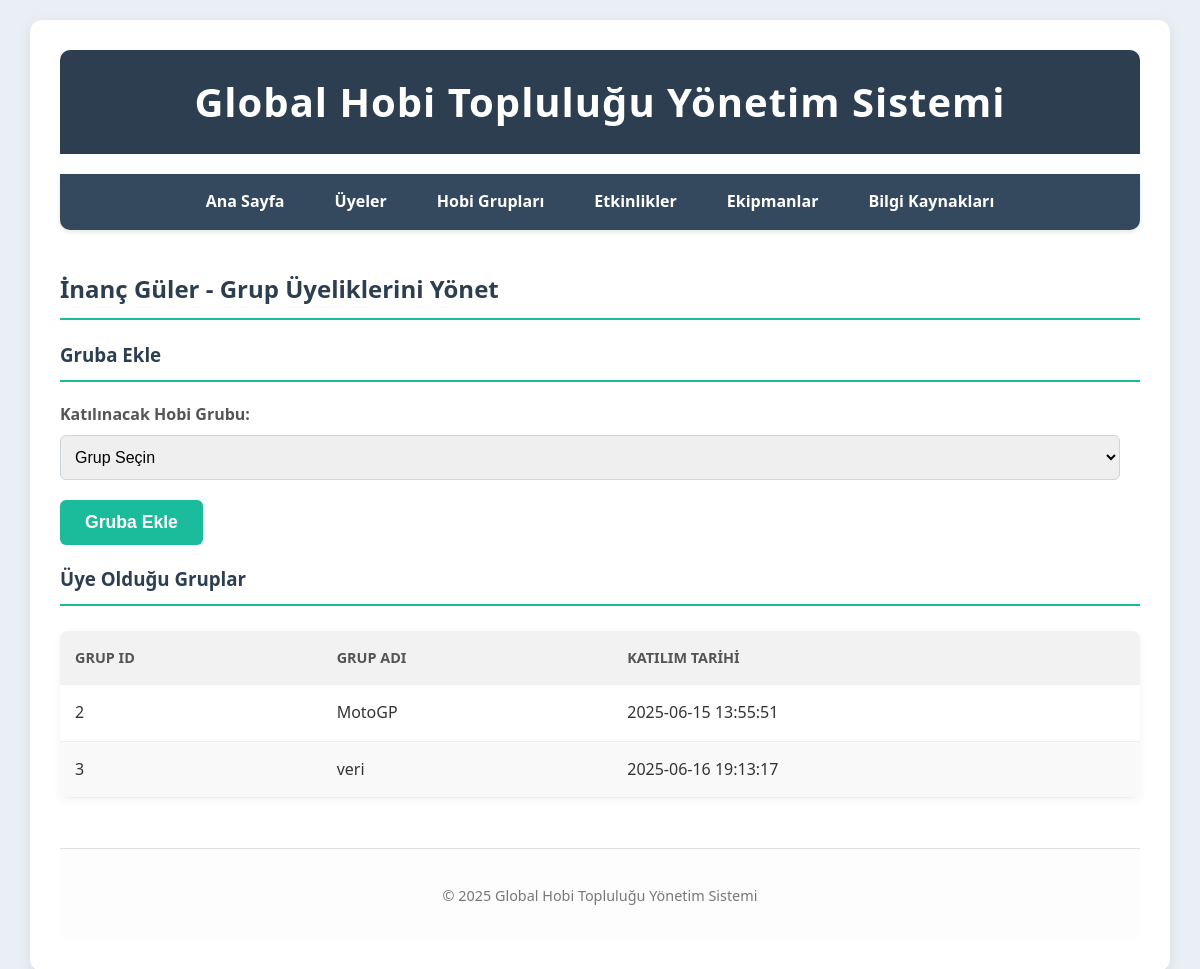
The app's page /uye_grup_yonet.php?uye_id=2 with its own data.
### tables this page shows
CREATE TABLE `uyeler` (
  `uye_id` int(11) NOT NULL,
  `ad` varchar(50) NOT NULL,
  `soyad` varchar(50) NOT NULL,
  `kullanici_adi` varchar(50) NOT NULL,
  `eposta` varchar(100) NOT NULL,
  `sifre_hash` varchar(255) NOT NULL,
  `kayit_tarihi` timestamp NOT NULL DEFAULT current_timestamp(),
  `ulke` varchar(50) DEFAULT NULL,
  `profil_fotografi_url` varchar(255) DEFAULT NULL
);

CREATE TABLE `uyegrup` (
  `uye_id` int(11) NOT NULL,
  `grup_id` int(11) NOT NULL,
  `katilma_tarihi` timestamp NOT NULL DEFAULT current_timestamp()
);

CREATE TABLE `hobigruplari` (
  `grup_id` int(11) NOT NULL,
  `grup_adi` varchar(100) NOT NULL,
  `aciklama` text DEFAULT NULL,
  `kurulus_tarihi` date NOT NULL,
  `grup_yoneticisi_uye_id` int(11) DEFAULT NULL
);

### uye_grup_yonet.php (the view, shortened to what this page needs)
<?php
include_once 'config.php';
include_once 'includes/header.php';
$uye_id = isset($_GET['uye_id']) ? intval($_GET['uye_id']) : 0;
$uye_bilgisi = null;
if ($uye_id > 0) {
    $stmt_uye = mysqli_prepare($conn, "SELECT ad, soyad FROM Uyeler WHERE uye_id = ?");
    mysqli_stmt_bind_param($stmt_uye, "i", $uye_id);
    mysqli_stmt_execute($stmt_uye);
    $result_uye = mysqli_stmt_get_result($stmt_uye);
    if (mysqli_num_rows($result_uye) > 0) {
        $uye_bilgisi = mysqli_fetch_assoc($result_uye);
    } else {
        $error = "Belirtilen Üye bulunamadı.";
    }
}
$uye_gruplari = [];
if ($uye_id > 0) {
    $sql_uye_gruplari = "SELECT HG.grup_id, HG.grup_adi, UG.katilma_tarihi
                         FROM UyeGrup UG
                         JOIN HobiGruplari HG ON UG.grup_id = HG.grup_id
                         WHERE UG.uye_id = ?";
    $stmt_uye_gruplari = mysqli_prepare($conn, $sql_uye_gruplari);
    mysqli_stmt_bind_param($stmt_uye_gruplari, "i", $uye_id);
    mysqli_stmt_execute($stmt_uye_gruplari);
    $result_uye_gruplari = mysqli_stmt_get_result($stmt_uye_gruplari);
    if (mysqli_num_rows($result_uye_gruplari) > 0) {
        while ($row = mysqli_fetch_assoc($result_uye_gruplari)) {
            $uye_gruplari[] = $row;
        }
    }
}
?>
<h2><?php echo htmlspecialchars($uye_bilgisi['ad'] . ' ' . $uye_bilgisi['soyad']); ?> - Grup Üyeliklerini Yönet</h2>
<?php if ($uye_id > 0 && $uye_bilgisi): ?>
    <h3>Gruba Ekle</h3>
    <form action="uye_grup_yonet.php?uye_id=<?php echo $uye_id; ?>" method="POST">
        <div class="form-group">
            <label for="grup_id">Katılınacak Hobi Grubu:</label>
            <select id="grup_id" name="grup_id" required>
                <option value="">Grup Seçin</option>
            </select>
        </div>
        <button type="submit" name="gruba_ekle" class="btn">Gruba Ekle</button>
    </form>
    <h3>Üye Olduğu Gruplar</h3>
    <?php if (!empty($uye_gruplari)): ?>
        <table>
            <thead>
                <tr>
                    <th>Grup ID</th>
                    <th>Grup Adı</th>
                    <th>Katılım Tarihi</th>
                    </tr>
            </thead>
            <tbody>
                <?php foreach ($uye_gruplari as $grup): ?>
                    <tr>
                        <td><?php echo htmlspecialchars($grup['grup_id']); ?></td>
                        <td><?php echo htmlspecialchars($grup['grup_adi']); ?></td>
                        <td><?php echo htmlspecialchars($grup['katilma_tarihi']); ?></td>
                    </tr>
                <?php endforeach; ?>
            </tbody>
        </table>
    <?php else: ?>
        <p>Bu üye henüz hiçbir gruba üye değil.</p>
    <?php endif; ?>
<?php else: ?>
    <p>Üye bilgileri alınamadı. Lütfen <a href="uyeler.php">Üyeler</a> sayfasından geçerli bir üye seçin.</p>
<?php endif; ?>
<?php
include_once 'includes/footer.php';
?>

### style.css (style rules this page uses)
body { font-family: 'Segoe UI', Tahoma, Geneva, Verdana, sans-serif; margin: 0; padding: 0; background-color: #e9eff5; color: #333; line-height: 1.6; }
h2, h3 { color: #2c3e50; border-bottom: 2px solid #1abc9c; padding-bottom: 10px; margin-bottom: 20px; }
.form-group { margin-bottom: 20px; }
.form-group label { display: block; margin-bottom: 8px; font-weight: 600; color: #555; }
.form-group input[type="text"], .form-group input[type="email"], .form-group input[type="password"], .form-group input[type="date"], .form-group input[type="time"], .form-group input[type="number"], .form-group select, .form-group textarea { width: calc(100% - 20px); padding: 12px 10px; border: 1px solid #cdd4da; border-radius: 6px; box-sizing: border-box; font-size: 1em; transition: border-color 0.3s ease; }
.btn { background-color: #1abc9c; color: white; padding: 12px 25px; border: none; border-radius: 6px; cursor: pointer; font-size: 1.1em; font-weight: bold; text-decoration: none; display: inline-block; transition: background-color 0.3s ease, transform 0.2s ease; margin-right: 10px; }
table { width: 100%; border-collapse: collapse; margin-top: 25px; background-color: #fff; box-shadow: 0 2px 8px rgba(0, 0, 0, 0.05); border-radius: 8px; overflow: hidden; }
table th, table td { padding: 15px; text-align: left; border-bottom: 1px solid #eee; }
table th { background-color: #f2f2f2; color: #555; font-weight: 700; text-transform: uppercase; font-size: 0.9em; }
table tr:nth-child(even) { background-color: #f9f9f9; }

### records on screen
uyeler: ad+soyad "İnanç Güler"
uyegrup: grup.grup_id "2", grup.grup_adi "MotoGP", katilma_tarihi "2025-06-15 13:55:51"
uyegrup: grup.grup_id "3", grup.grup_adi "veri", katilma_tarihi "2025-06-16 19:13:17"
